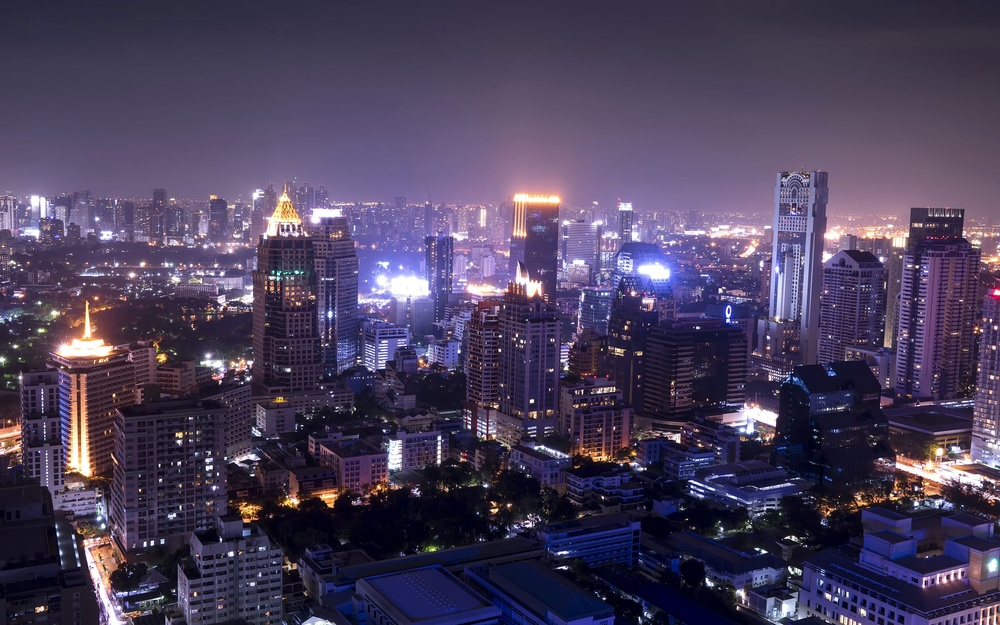
#> input picture Lab Task 5/1. Image Processing and Enhancement/5.jpg, 1000 x 625 px, shrunk from 3840 x 2400 before the run
$ jupyter execute 'convert an image from one color space to another.ipynb'
#> lines starting #> are read from the running program, lines starting #| are printed output that depends on the picture
[cell 1]
import cv2
src = cv2.imread(r'5.jpg')
#> src is the input picture: shape (625, 1000, 3); mean B, G, R 91.9, 64.5, 75.1

# Convert to Grayscale
gray_image = cv2.cvtColor(src, cv2.COLOR_BGR2GRAY)
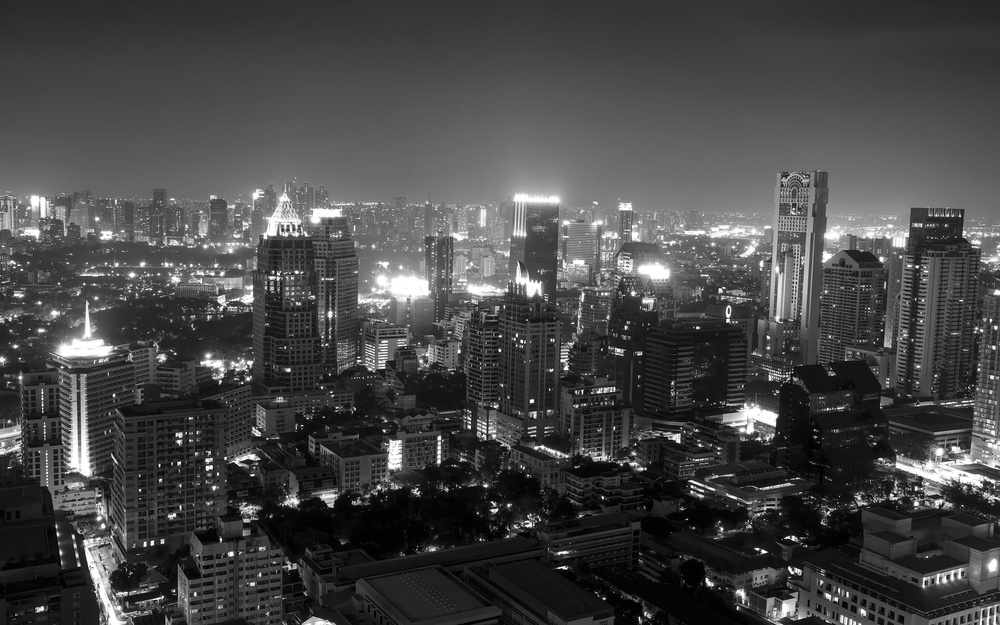
#> gray_image: shape (625, 1000); min 0, max 255, mean 70.8

# Display
cv2.imshow("Grayscale Image", gray_image)
cv2.waitKey(0)
cv2.destroyAllWindows()

[cell 2]
import cv2
src = cv2.imread(r'5.jpg')

# Convert to HSV
hsv_image = cv2.cvtColor(src, cv2.COLOR_BGR2HSV)
#> hsv_image: shape (625, 1000, 3); mean H, S, V 127.5, 98.3, 94.7

cv2.imshow("HSV Image", hsv_image)
cv2.waitKey(0)
cv2.destroyAllWindows()

[cell 3]
import cv2
import matplotlib.pyplot as plt
src = cv2.imread(r'5.jpg')

# Convert from BGR to RGB
rgb_image = cv2.cvtColor(src, cv2.COLOR_BGR2RGB)

# Display with Matplotlib
plt.imshow(rgb_image)
plt.title("RGB Image for Matplotlib")
plt.axis('off')
plt.show()


$ run again, with Lab Task 5/1. Image Processing and Enhancement/4.jpg copied over Lab Task 5/1. Image Processing and Enhancement/5.jpg
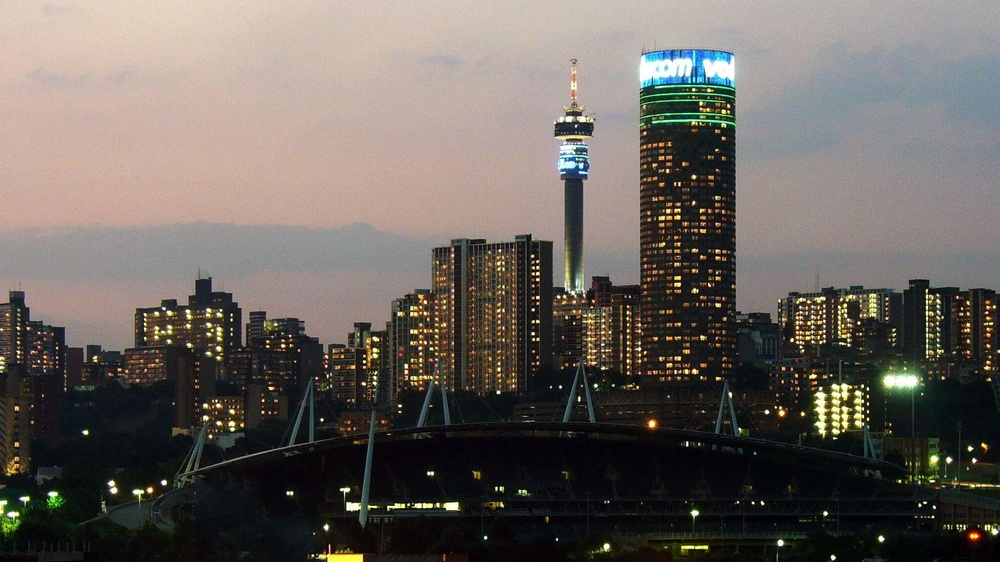
#> input picture Lab Task 5/1. Image Processing and Enhancement/4.jpg, 1000 x 562 px, shrunk from 1920 x 1080 before the run
#> src is the input picture: shape (562, 1000, 3); mean B, G, R 93.3, 98.8, 105.1
#> `gray_image = cv2.cvtColor(src, cv2.COLOR_BGR2GRAY)`:
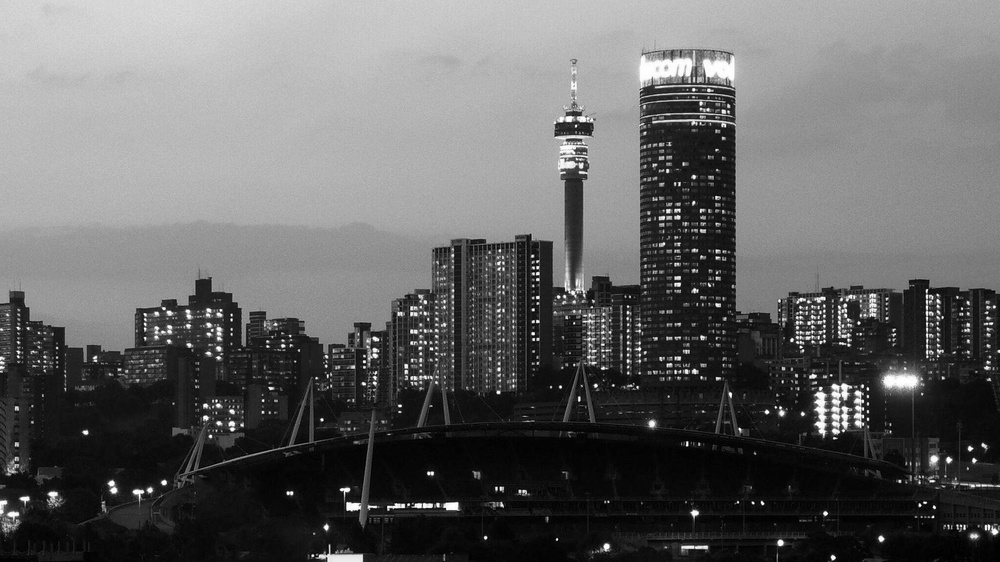
#> gray_image: shape (562, 1000); min 0, max 255, mean 100.1
#> hsv_image: shape (562, 1000, 3); mean H, S, V 54.3, 64.8, 108.8

$ run again, with Lab Task 5/1. Image Processing and Enhancement/7.jpg copied over Lab Task 5/1. Image Processing and Enhancement/5.jpg
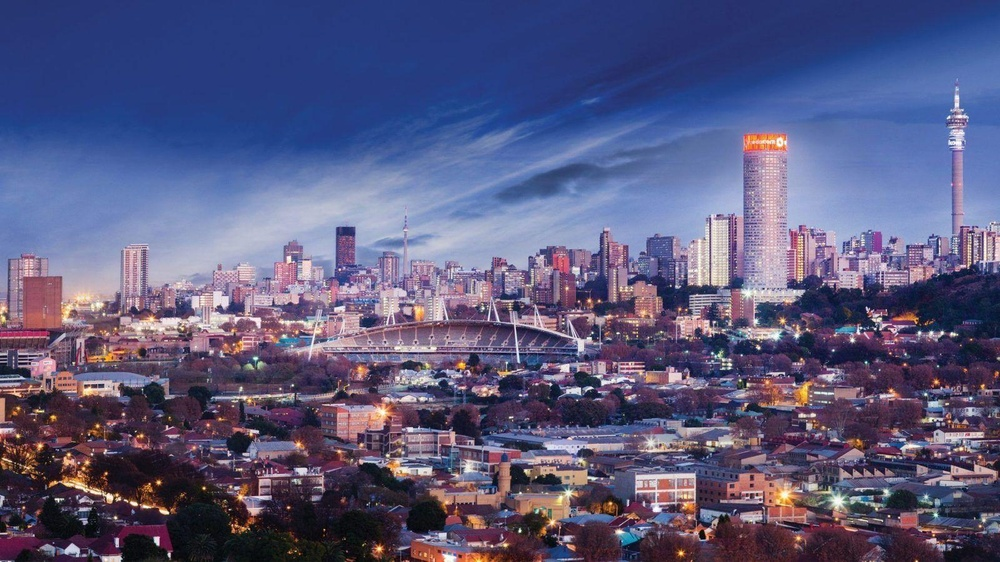
#> input picture Lab Task 5/1. Image Processing and Enhancement/7.jpg, 1000 x 562 px, shrunk from 1600 x 900 before the run
#> src is the input picture: shape (562, 1000, 3); mean B, G, R 126.1, 89.2, 90.2
#> `gray_image = cv2.cvtColor(src, cv2.COLOR_BGR2GRAY)`:
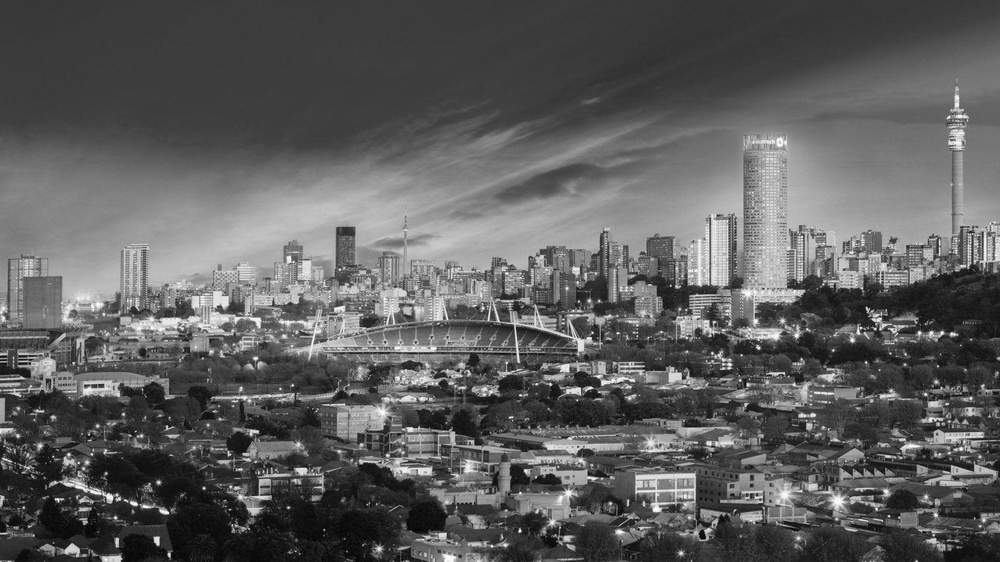
#> gray_image: shape (562, 1000); min 1, max 254, mean 93.7
#> hsv_image: shape (562, 1000, 3); mean H, S, V 120, 110.6, 132.4
